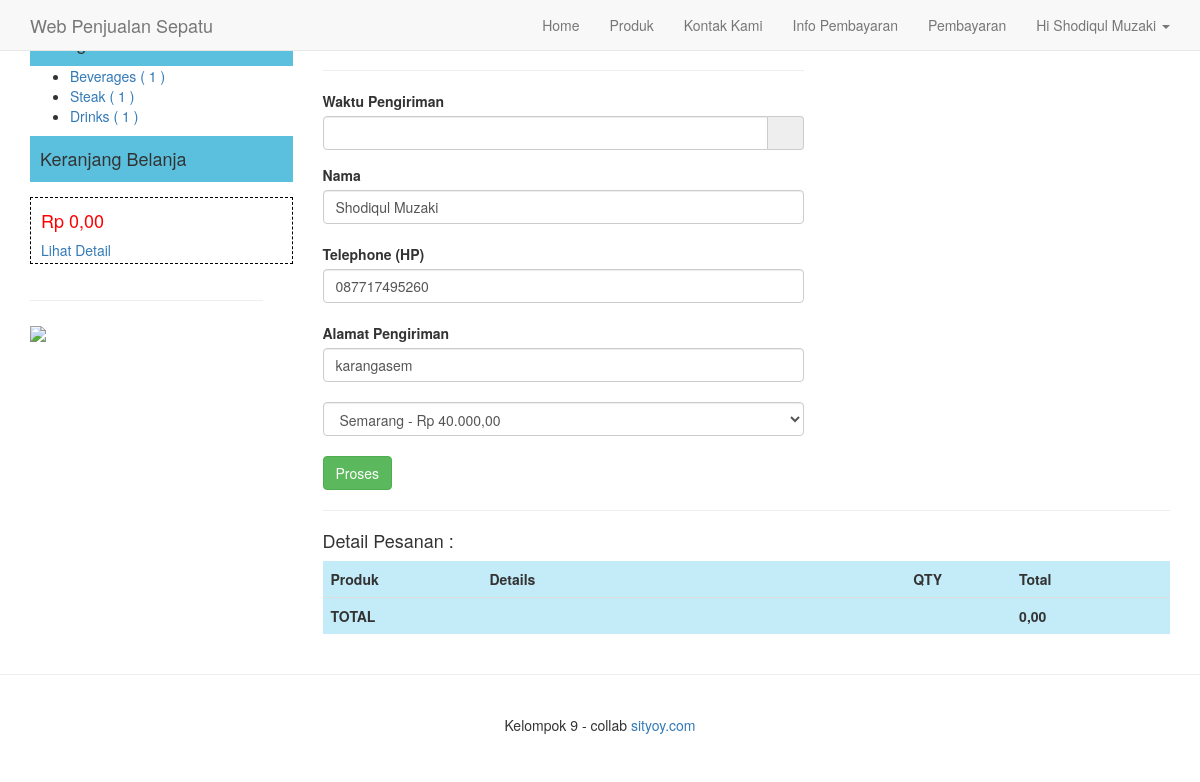
The page /order.php (signed in) on the database its author committed.
### tables this page shows
CREATE TABLE `user` (
  `id` int(5) NOT NULL,
  `nama` varchar(50) NOT NULL,
  `email` varchar(75) NOT NULL,
  `telephone` varchar(20) NOT NULL,
  `alamat` text NOT NULL,
  `password` varchar(100) NOT NULL,
  `status` enum('user','admin') NOT NULL
);

CREATE TABLE `kategori_produk` (
  `id` int(3) NOT NULL,
  `nama` varchar(100) NOT NULL,
  `deskripsi` text NOT NULL
);

### inc/config.php (called while the page is built, shortened)
<?php
	$url = "https://sityoy.smksislambahagia.sch.id/";
?>

### order.php (the view, shortened to what this page needs)
<?php
	include"inc/config.php";
	include"layout/header.php";
	 $user = mysqli_fetch_object(mysqli_query($GLOBALS["___mysqli_ston"], "SELECT*FROM user where id='$_SESSION[iam_user]'"));
?>
		<div class="col-md-9">
			<div class="row">
			<div class="col-md-7">
				<h4>
                </h4>
				<hr>
				 <form action="" method="post" enctype="multipart/form-data">
						<label>Waktu Pengiriman</label><br>
						<div class="form-group">
							<div class='input-group date' id='datetimepicker'>
								<input type='text' class="form-control" name="tanggal_digunakan"
								value="<?php echo (!empty($_POST['tanggal_digunakan'])) ? $_POST['tanggal_digunakan'] : ''; ?>"
								required />
								<span class="input-group-addon">
									<span class="glyphicon glyphicon-calendar"></span>
								</span>
							</div>
						</div>
						<label>Nama</label><br>
						<input type="text" class="form-control" name="nama" required
						value="<?php echo (!empty($_POST['nama'])) ? $_POST['nama'] : $user->nama; ?>"
						><br>
						<label>Telephone (HP)</label><br>
						<input type="text" class="form-control" name="telephone" required
						value="<?php echo (!empty($_POST['telephone'])) ? $_POST['telephone'] : $user->telephone; ?>"
						><br>
						<label>Alamat Pengiriman</label><br>
						<input type="text" class="form-control" name="alamat" required
						value="<?php echo (!empty($_POST['alamat'])) ? $_POST['alamat'] : $user->alamat; ?>"
						><br>
						<select name="kota" required class="form-control">
							<?php
								$kota = mysqli_query($GLOBALS["___mysqli_ston"], "select*from kota");
								while($kp = mysqli_fetch_array($kota)){
							?>
							<option value="<?php echo $kp['id']; ?>"><?php echo $kp['nama'] ?> - <?php echo "Rp ".number_format($kp['ongkir'], 2, ',', '.'); ?></option>
								<?php } ?>
						</select><br>
						<input type="submit" name="form-order" value="Proses" class="btn btn-success">
					</form>
			</div>
			<div class="col-md-12">
				<hr>
				<h4>
                   Detail Pesanan :
                </h4>
				<table class="table table-striped" style="width:100%">
				<thead>
				<tr style="background:#c3ebf8;font-weight:bold;">
					<td style="width:15%"> Produk </td>
					<td style="width:40%">Details</td>
					<td style="width:10%">QTY</td>
					<td style="width:15%">Total</td>
				</tr>
				</thead>
				<tbody>
                                <?php
$total = 0;
		?>
				<tr style="background:#c3ebf8;font-weight:bold;">
					<td colspan="3">TOTAL</td>
                                        <td><?php echo number_format($total, 2, ',', '.') ?></td>
				</tr>
				</tbody>
				</table>
			</div>
			</div>
		</div>
<?php include"layout/footer.php"; ?>

### layout/header.php (shortened to what this page needs)
<!DOCTYPE html>
<html lang="en">
  <head>
    <link href="<?php echo $url ?>assets/bootstrap/css/bootstrap.css" rel="stylesheet">
    <link href="<?php echo $url ?>assets/bootstrap/css/datetimepicker.css" rel="stylesheet">
    <link href="<?php echo $url ?>assets/css/navbar-fixed-top.css" rel="stylesheet">
    <link href="<?php echo $url ?>assets/css/full-slider.css" rel="stylesheet">
    <link href="<?php echo $url ?>assets/css/style.css" rel="stylesheet">
  </head>
  <body>
    <nav class="navbar navbar-default navbar-fixed-top navbar-blue">
      <div class="container">
        <div class="navbar-header">
          <a class="navbar-brand" href="#">Web Penjualan Sepatu</a>
        </div>
        <div id="navbar" class="navbar-collapse collapse">
          <ul class="nav navbar-nav navbar-right">
            <li><a href="<?php echo $url ?>">Home</a></li>
            <li><a href="<?php echo $url ?>menu.php">Produk</a></li>
            <li><a href="<?php echo $url ?>kontak.php">Kontak Kami</a></li>
            <li><a href="<?php echo $url ?>info.php">Info Pembayaran</a></li>
            <?php if(!empty($_SESSION['iam_user'])){ ?>
			<?php
				$user = mysqli_fetch_object(mysqli_query($GLOBALS["___mysqli_ston"], "SELECT*FROM user where id='$_SESSION[iam_user]'"));
			?>
      <li><a href="<?php echo $url ?>pembayaran.php">Pembayaran</a></li>
			<li class="dropdown">
              <a href="#" class="dropdown-toggle" data-toggle="dropdown" role="button" aria-haspopup="true" aria-expanded="false">Hi <?php echo $user->nama; ?> <span class="caret"></span></a>
            </li>
			<?php } ?>
          </ul>
        </div>
      </div>
    </nav>
	<div class="container" style="margin-top:20px;">
	<div class="row">
		<div class="col-md-3">
			<div style="background:#5bc0de; width:100%; height:auto; padding-top:3px;padding-bottom:3px; padding-left:10px;">
			<h4>Kategori Produk</h4>
			</div>
			<ul class="kategori">
				<?php
					$kategori = mysqli_query($GLOBALS["___mysqli_ston"], "SELECT * FROM kategori_produk");
					while($data = mysqli_fetch_array($kategori)){
				?>
					<li><a href="<?php echo $url; ?>menu.php?kategori=<?php echo $data['id'] ?>"><?php echo $data['nama']; ?> (
					<?php
						$ck = mysqli_num_rows(mysqli_query($GLOBALS["___mysqli_ston"], "SELECT * FROM produk WHERE kategori_produk_id='$data[id]'"));
						if($ck > 0){ echo $ck; }else{ echo 0; } ?>
					)</a></li>
				<?php } ?>
			</ul>
			<div style="background:#5bc0de; width:100%; height:auto; padding-top:3px;padding-bottom:3px; padding-left:10px; 	margin-bottom:15px;">
				<h4>Keranjang Belanja</h4>
			</div>
			<div style=" width:100%; height:auto; padding-top:3px;padding-bottom:3px; padding-left:10px; 	margin-bottom:15px; border: 1px dashed #000;">
			<?php
                            if(isset($_SESSION['cart'])){
                                $total = 0;
                                $cart = unserialize($_SESSION['cart']);
                                if($cart == ''){
                                    $cart = [];
                                }
                                foreach($cart as $id => $qty){
                                    $product = mysqli_fetch_array(mysqli_query($GLOBALS["___mysqli_ston"], "select * from produk WHERE id='$id'"));
                                    if(isset($product)){
                                       $t = $qty * $product['harga'];
                                       $total += $t;
                                    }
                                }
                                echo '<h4 style="color:#f00;">Rp '. number_format($total, 2, ',', '.') .'</h4>';
                            }else{
                                echo '<h4 style="color:#f00;">Rp 0,00</h4>';
                            }
                        ?>
				<a href="<?php echo $url; ?>keranjang.php">Lihat Detail</a>
			</div>
			<div class="row col-md-12">
			</div>
			<div class="row col-md-12">
				<hr>
				<img src="<?php echo $url.'assets/img/me.png'; ?>" width="100%"><br><br>
			</div>
		</div>

### rows shown on the page
user: nama "Shodiqul Muzaki", telephone "087717495260", alamat "karangasem"
kategori_produk: nama "Beverages", ck "1"
kategori_produk: nama "Steak", ck "1"
kategori_produk: nama "Drinks", ck "1"

### other values the page prints
$total "0,00"
form field kota "Semarang - Rp 40.000,00"
